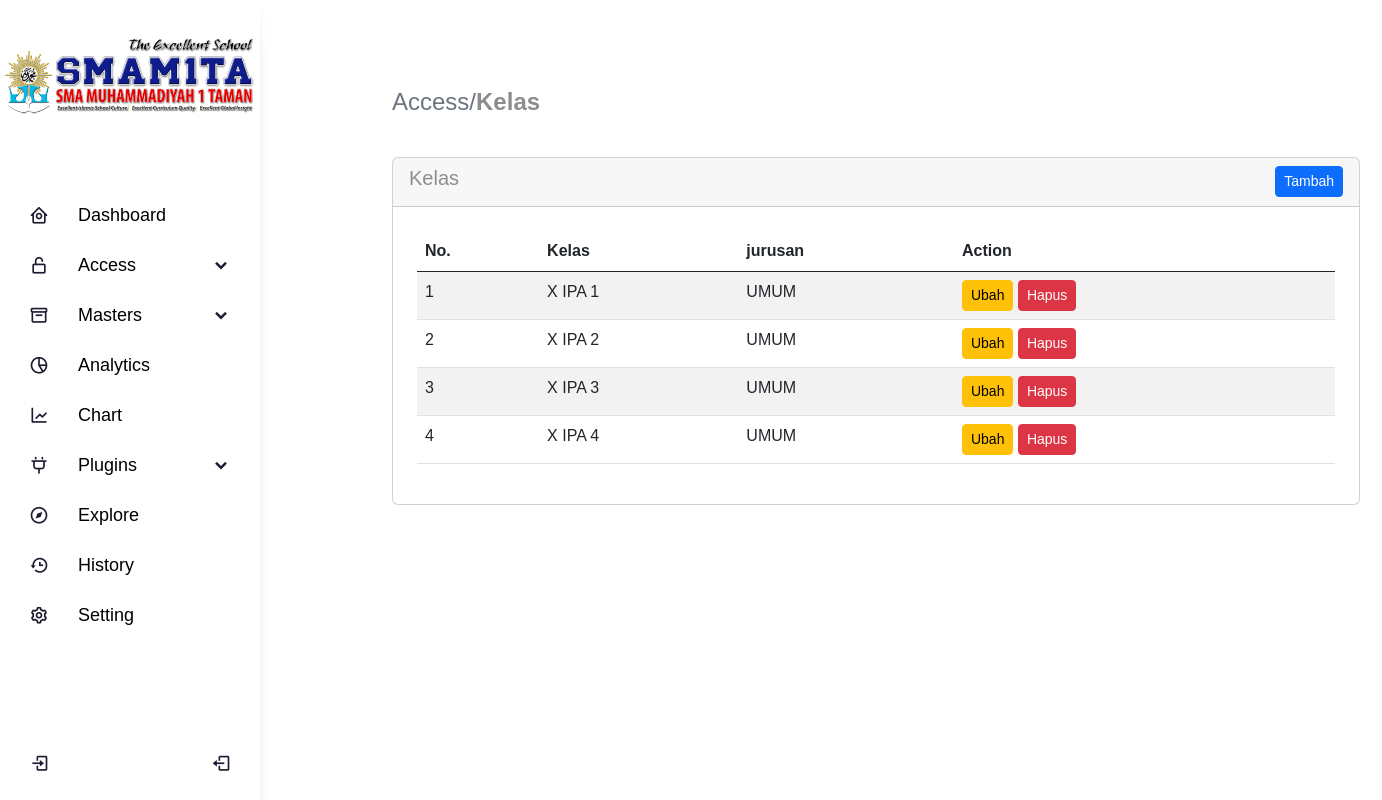
The page /index.php/kelas on the database its author committed.
### tables this page shows
CREATE TABLE `kelas` (
  `id` int(6) NOT NULL,
  `kelas` varchar(50) NOT NULL,
  `is_active` int(4) DEFAULT NULL,
  `jurusanid` int(4) DEFAULT NULL
);

CREATE TABLE `jurusan` (
  `id` int(4) NOT NULL,
  `jurusan` varchar(255) NOT NULL,
  `is_active` int(4) DEFAULT NULL
);

### application/controllers/Kelas.php (called while the page is built, shortened)
<?php
class Kelas extends CI_Controller
{
    public function __construct()
    {
        $this->load->library('form_validation');
        $this->load->model('Kelasmodel');
        $this->load->model('Jurusanmodel');
        $this->load->library('session');
    }
    public function index()
    {
        $data['title'] = "Kelas - E-Raport";
        $data['kelas'] = $this->Kelasmodel->get_kelas();
        $data['jurusanid'] = $this->Jurusanmodel->get_jurusan();
        $data['kelasjoin'] = $this->Kelasmodel->join_kelas_jurusan();
        $this->load->view('layout/header', $data);
        $this->load->view('content/kelas/index', $data);
        $this->load->view('layout/sidebar', $data);
        $this->load->view('layout/footer', $data);
    }
}
?>

### index.php (called while the page is built, shortened)
<?php
require_once BASEPATH.'core/CodeIgniter.php';

### application/models/Kelasmodel.php (called while the page is built, shortened)
<?php
class Kelasmodel extends CI_Model
{
    public function join_kelas_jurusan()
    {
        $this->db->select('jurusan.id AS jurusanid, jurusan.jurusan, jurusan.is_active AS jurusanactive, kelas.id AS kelasid, kelas.kelas, kelas.is_active AS kelasactive, kelas.jurusanid');
        $this->db->from('jurusan');
        $this->db->join('kelas', 'jurusan.id = kelas.jurusanid');
        $this->db->where('kelas.is_active', 1);
        $this->db->order_by('kelas', 'ASC');
        $result = $this->db->get();
        return $result->result_array();
    }
}
?>

### application/views/content/kelas/index.php (the view, shortened to what this page needs)
<div class="content-wrapper">
    <div class="container-xxl flex-grow-1 container-p-y">
        <h4 class="fw-bold py-3 mb-4"><span class="text-muted fw-light">Access/</span>Kelas</h4>
        <div class="card">
            <div class="card-header">
                <div class="row">
                    <div class="col">
                        <h5>Kelas</h5>
                    </div>
                    <div class="col">
                        <div class="float-end">
                            <a href="#" class="btn btn-sm btn-primary" data-bs-toggle="modal"
                                data-bs-target="#tambahmodal">Tambah</a>
                        </div>
                    </div>
                </div>
            </div>
            <div class="card-body">
                <div class="table-responsive text-nowrap py-2 px-2">
                    <table class="table table-striped dt-responsive nowrap datatables py-1 px-1">
                        <thead>
                            <tr>
                                <th>No.</th>
                                <th>Kelas</th>
                                <th>jurusan</th>
                                <th>Action</th>
                            </tr>
                        </thead>
                        <tbody class="table-border-bottom-0">
                            <?php
                            $no = 1;
                            ?>
                            <?php foreach ($kelasjoin as $kj): ?>
                                <tr>
                                    <td>
                                        <?= $no++ ?>
                                    </td>
                                    <td>
                                        <?= $kj['kelas'] ?>
                                    </td>
                                    <td>
                                        <?= $kj['jurusan'] ?>
                                    </td>
                                    <td>
                                        <a href="#" class="btn btn-sm btn-warning" data-bs-toggle="modal"
                                            data-bs-target="#ubahmodal<?= $kj['kelasid'] ?>">Ubah</a>
                                        <a href="#" class="btn btn-sm btn-danger" data-bs-toggle="modal"
                                            data-bs-target="#hapusmodal<?= $kj['kelasid'] ?>">Hapus</a>
                                    </td>
                                </tr>
                            <?php endforeach ?>
                        </tbody>
                    </table>
                </div>
            </div>
        </div>
    </div>
</div>

### assets/css/style.css (style rules this page uses)
body { margin:0; color:#ffffff; background:#c8c8c8; font:600 16px/18px 'Open Sans',sans-serif; }
*,:after,:before { box-sizing:border-box }
a { color:inherit;text-decoration:none }
.content-wrapper { color: #8f8c8c; width: 124vh; margin-left: 35vh; margin-top: 9vh; }
:root { --header-height: 3rem; --nav-width: 68px; --first-color: #4723D9; --first-color-light: #AFA5D9; --white-color: #F7F6FB; --body-font: 'Nunito', sans-serif; --normal-font-size: 1rem; --z-fixed: 100 }
body { position: relative; margin: var(--header-height) 0 0 0; padding: 0 1rem; font-family: var(--body-font); font-size: var(--normal-font-size); transition: .5s }
a { text-decoration: none }
@media screen and (min-width: 768px) { body { margin: calc(var(--header-height) + 1rem) 0 0 0; padding-left: calc(var(--nav-width) + 2rem) } }
* { margin: 0; padding: 0; box-sizing: border-box; font-family: 'Poppins', sans-serif; }

### rows shown on the page
kelas: kelas "X IPA 1", jurusanid.jurusan "UMUM"
kelas: kelas "X IPA 2", jurusanid.jurusan "UMUM"
kelas: kelas "X IPA 3", jurusanid.jurusan "UMUM"
kelas: kelas "X IPA 4", jurusanid.jurusan "UMUM"
